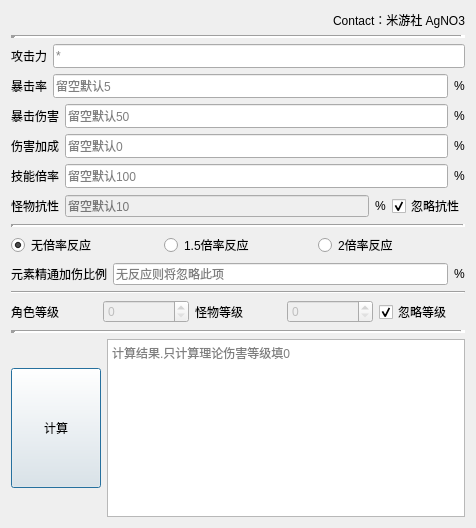
<?xml version="1.0" encoding="UTF-8"?>
<ui version="4.0">
 <class>Window</class>
 <widget class="QDialog" name="Window">
  <property name="enabled">
   <bool>true</bool>
  </property>
  <property name="geometry">
   <rect>
    <x>0</x>
    <y>0</y>
    <width>476</width>
    <height>528</height>
   </rect>
  </property>
  <property name="minimumSize">
   <size>
    <width>90</width>
    <height>120</height>
   </size>
  </property>
  <property name="windowTitle">
   <string>原神伤害计算器 v1.2</string>
  </property>
  <layout class="QVBoxLayout" name="verticalLayout_3">
   <item alignment="Qt::AlignRight">
    <widget class="QLabel" name="Authur">
     <property name="text">
      <string>Contact：米游社 AgNO3</string>
     </property>
    </widget>
   </item>
   <item>
    <widget class="Line" name="line_2">
     <property name="lineWidth">
      <number>5</number>
     </property>
     <property name="orientation">
      <enum>Qt::Horizontal</enum>
     </property>
    </widget>
   </item>
   <item>
    <layout class="QVBoxLayout" name="Main">
     <item>
      <layout class="QVBoxLayout" name="Input">
       <item>
        <layout class="QHBoxLayout" name="Atk">
         <item>
          <widget class="QLabel" name="label">
           <property name="text">
            <string>攻击力</string>
           </property>
          </widget>
         </item>
         <item>
          <widget class="QLineEdit" name="atk">
           <property name="minimumSize">
            <size>
             <width>0</width>
             <height>24</height>
            </size>
           </property>
           <property name="text">
            <string/>
           </property>
           <property name="placeholderText">
            <string>*</string>
           </property>
          </widget>
         </item>
        </layout>
       </item>
       <item>
        <layout class="QHBoxLayout" name="Crit_rate">
         <item>
          <widget class="QLabel" name="label_2">
           <property name="text">
            <string>暴击率</string>
           </property>
          </widget>
         </item>
         <item>
          <widget class="QLineEdit" name="crit_rate">
           <property name="minimumSize">
            <size>
             <width>0</width>
             <height>24</height>
            </size>
           </property>
           <property name="placeholderText">
            <string>留空默认5</string>
           </property>
          </widget>
         </item>
         <item>
          <widget class="QLabel" name="label_4">
           <property name="text">
            <string>%</string>
           </property>
          </widget>
         </item>
        </layout>
       </item>
       <item>
        <layout class="QHBoxLayout" name="Crit_DMG">
         <item>
          <widget class="QLabel" name="label_3">
           <property name="text">
            <string>暴击伤害</string>
           </property>
          </widget>
         </item>
         <item>
          <widget class="QLineEdit" name="crit_dmg">
           <property name="minimumSize">
            <size>
             <width>0</width>
             <height>24</height>
            </size>
           </property>
           <property name="placeholderText">
            <string>留空默认50</string>
           </property>
          </widget>
         </item>
         <item>
          <widget class="QLabel" name="label_5">
           <property name="text">
            <string>%</string>
           </property>
          </widget>
         </item>
        </layout>
       </item>
       <item>
        <layout class="QHBoxLayout" name="Buff">
         <item>
          <widget class="QLabel" name="label_6">
           <property name="text">
            <string>伤害加成</string>
           </property>
          </widget>
         </item>
         <item>
          <widget class="QLineEdit" name="buff">
           <property name="minimumSize">
            <size>
             <width>0</width>
             <height>24</height>
            </size>
           </property>
           <property name="placeholderText">
            <string>留空默认0</string>
           </property>
          </widget>
         </item>
         <item>
          <widget class="QLabel" name="label_7">
           <property name="text">
            <string>%</string>
           </property>
          </widget>
         </item>
        </layout>
       </item>
       <item>
        <layout class="QHBoxLayout" name="Talent">
         <item>
          <widget class="QLabel" name="label_9">
           <property name="text">
            <string>技能倍率</string>
           </property>
          </widget>
         </item>
         <item>
          <widget class="QLineEdit" name="talent">
           <property name="minimumSize">
            <size>
             <width>0</width>
             <height>24</height>
            </size>
           </property>
           <property name="placeholderText">
            <string>留空默认100</string>
           </property>
          </widget>
         </item>
         <item>
          <widget class="QLabel" name="label_10">
           <property name="text">
            <string>%</string>
           </property>
          </widget>
         </item>
        </layout>
       </item>
       <item>
        <layout class="QHBoxLayout" name="Resistance">
         <item>
          <widget class="QLabel" name="label_11">
           <property name="text">
            <string>怪物抗性</string>
           </property>
          </widget>
         </item>
         <item>
          <widget class="QLineEdit" name="resistance">
           <property name="enabled">
            <bool>false</bool>
           </property>
           <property name="placeholderText">
            <string>留空默认10</string>
           </property>
          </widget>
         </item>
         <item>
          <widget class="QLabel" name="label_8">
           <property name="text">
            <string>%</string>
           </property>
          </widget>
         </item>
         <item>
          <widget class="QCheckBox" name="hlkx">
           <property name="text">
            <string>忽略抗性</string>
           </property>
           <property name="checked">
            <bool>true</bool>
           </property>
          </widget>
         </item>
        </layout>
       </item>
       <item>
        <widget class="Line" name="line_4">
         <property name="lineWidth">
          <number>3</number>
         </property>
         <property name="orientation">
          <enum>Qt::Horizontal</enum>
         </property>
        </widget>
       </item>
       <item>
        <layout class="QHBoxLayout" name="React">
         <item>
          <widget class="QRadioButton" name="nora">
           <property name="text">
            <string>无倍率反应</string>
           </property>
           <property name="checked">
            <bool>true</bool>
           </property>
           <attribute name="buttonGroup">
            <string notr="true">buttonGroup</string>
           </attribute>
          </widget>
         </item>
         <item>
          <widget class="QRadioButton" name="ra150">
           <property name="text">
            <string>1.5倍率反应</string>
           </property>
           <attribute name="buttonGroup">
            <string notr="true">buttonGroup</string>
           </attribute>
          </widget>
         </item>
         <item>
          <widget class="QRadioButton" name="ra200">
           <property name="text">
            <string>2倍率反应</string>
           </property>
           <attribute name="buttonGroup">
            <string notr="true">buttonGroup</string>
           </attribute>
          </widget>
         </item>
        </layout>
       </item>
       <item>
        <layout class="QHBoxLayout" name="Element_master">
         <item>
          <widget class="QLabel" name="label_15">
           <property name="mouseTracking">
            <bool>false</bool>
           </property>
           <property name="text">
            <string>元素精通加伤比例</string>
           </property>
          </widget>
         </item>
         <item>
          <widget class="QLineEdit" name="Elem_mas">
           <property name="placeholderText">
            <string>无反应则将忽略此项</string>
           </property>
          </widget>
         </item>
         <item>
          <widget class="QLabel" name="label_14">
           <property name="text">
            <string>%</string>
           </property>
          </widget>
         </item>
        </layout>
       </item>
      </layout>
     </item>
     <item>
      <widget class="Line" name="line_3">
       <property name="orientation">
        <enum>Qt::Horizontal</enum>
       </property>
      </widget>
     </item>
     <item>
      <layout class="QHBoxLayout" name="Level">
       <item>
        <widget class="QLabel" name="label_13">
         <property name="text">
          <string>角色等级</string>
         </property>
        </widget>
       </item>
       <item>
        <widget class="QSpinBox" name="char_level">
         <property name="enabled">
          <bool>false</bool>
         </property>
         <property name="minimum">
          <number>0</number>
         </property>
         <property name="maximum">
          <number>90</number>
         </property>
        </widget>
       </item>
       <item>
        <widget class="QLabel" name="label_12">
         <property name="text">
          <string>怪物等级</string>
         </property>
        </widget>
       </item>
       <item>
        <widget class="QSpinBox" name="mons_level">
         <property name="enabled">
          <bool>false</bool>
         </property>
         <property name="minimum">
          <number>0</number>
         </property>
         <property name="maximum">
          <number>200</number>
         </property>
        </widget>
       </item>
       <item>
        <widget class="QCheckBox" name="hldj">
         <property name="text">
          <string>忽略等级</string>
         </property>
         <property name="checked">
          <bool>true</bool>
         </property>
        </widget>
       </item>
      </layout>
     </item>
     <item>
      <widget class="Line" name="line">
       <property name="lineWidth">
        <number>5</number>
       </property>
       <property name="orientation">
        <enum>Qt::Horizontal</enum>
       </property>
      </widget>
     </item>
     <item>
      <layout class="QHBoxLayout" name="Output">
       <item>
        <widget class="QPushButton" name="cal">
         <property name="minimumSize">
          <size>
           <width>90</width>
           <height>120</height>
          </size>
         </property>
         <property name="maximumSize">
          <size>
           <width>90</width>
           <height>120</height>
          </size>
         </property>
         <property name="text">
          <string>计算</string>
         </property>
        </widget>
       </item>
       <item>
        <widget class="QTextBrowser" name="res">
         <property name="maximumSize">
          <size>
           <width>16777215</width>
           <height>16777215</height>
          </size>
         </property>
         <property name="midLineWidth">
          <number>0</number>
         </property>
         <property name="placeholderText">
          <string>计算结果.只计算理论伤害等级填0</string>
         </property>
        </widget>
       </item>
      </layout>
     </item>
    </layout>
   </item>
  </layout>
 </widget>
 <resources/>
 <connections>
  <connection>
   <sender>hlkx</sender>
   <signal>clicked(bool)</signal>
   <receiver>resistance</receiver>
   <slot>setDisabled(bool)</slot>
   <hints>
    <hint type="sourcelabel">
     <x>394</x>
     <y>218</y>
    </hint>
    <hint type="destinationlabel">
     <x>243</x>
     <y>218</y>
    </hint>
   </hints>
  </connection>
  <connection>
   <sender>hldj</sender>
   <signal>clicked(bool)</signal>
   <receiver>mons_level</receiver>
   <slot>setDisabled(bool)</slot>
   <hints>
    <hint type="sourcelabel">
     <x>360</x>
     <y>333</y>
    </hint>
    <hint type="destinationlabel">
     <x>304</x>
     <y>333</y>
    </hint>
   </hints>
  </connection>
  <connection>
   <sender>hldj</sender>
   <signal>clicked(bool)</signal>
   <receiver>char_level</receiver>
   <slot>setDisabled(bool)</slot>
   <hints>
    <hint type="sourcelabel">
     <x>353</x>
     <y>343</y>
    </hint>
    <hint type="destinationlabel">
     <x>142</x>
     <y>338</y>
    </hint>
   </hints>
  </connection>
 </connections>
 <buttongroups>
  <buttongroup name="buttonGroup"/>
 </buttongroups>
</ui>
